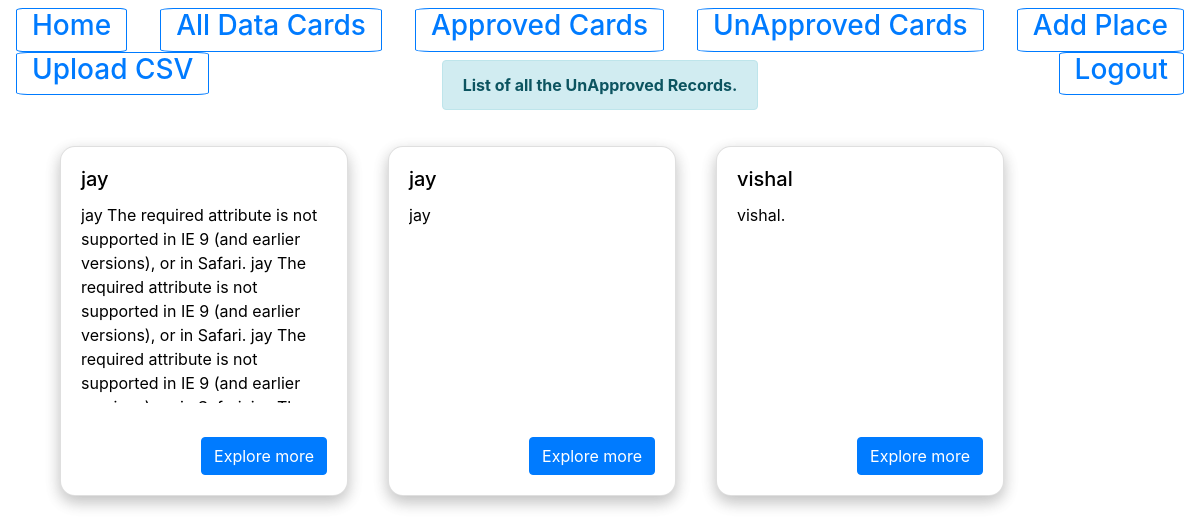
/UnApprovedlist/ (signed in), run on the app's committed database.
### myapp/models.py (models this page shows, shortened)
class myapp(models.Model):
    title = models.CharField(max_length=100,default=' ')
    description = models.CharField(max_length=100000,default=' ')
    longitude=models.CharField(max_length=1000,default=0)
    latitude=models.CharField(max_length=1000,default=0)
    placetitle=models.CharField(max_length=100000,default= ' ',blank = True)
    placetitle2=models.CharField(max_length=100000,default=' ',blank = True)
    placetitle3=models.CharField(max_length=100000,default=' ',blank = True)
    placetitle4=models.CharField(max_length=100000,default=' ',blank = True)
    placevalue=models.CharField(max_length=100000,default=' ',blank = True)
    placevalue2=models.CharField(max_length=100000,default=' ',blank = True)
    placevalue3=models.CharField(max_length=100000,default=' ',blank = True)
    placevalue4=models.CharField(max_length=100000,default=' ',blank = True)
    class Meta:
        db_table = 'placeDb'

### myapp/views.py (the view)
# urls.py: path('UnApprovedlist/',views.UnApprovedlist,name='UnApprovedlist'),
def UnApprovedlist(request):
    if request.user.is_authenticated:
        imgData = imageLoc.objects.filter(status = "UnApproved")         #collecting all unapproved images
        vdoData = VideoLoc.objects.filter(status = "UnApproved")         ##collecting all unapproved videos
        desData=Description.objects.filter(status=0)
        place_ids = list(set(int(entry.place_id) for entry in imgData))         #making a set of ids of these unapproved images
        place_ids_1 = list(set(int(entry.place_id) for entry in vdoData))       #making a set of ids of these unapproved video
        place_ids_2=list(set(int(entry.place_id) for entry in desData))
        total_place_ids = list(set(place_ids + place_ids_1 + place_ids_2))                    #making set of all these images and video ids
        results = []
        for idx in total_place_ids:
            try:
                results.append(myapp.objects.get(id=idx))                        # storing data of all the unapproved ids
            except:
                continue
        message = "List of all the UnApproved Records."
        return render(request,"SelcetedList.html",{"results":results,"message":message})       #rendering the results in selectedlist.html with a message
    else:
        form = LoginForm()                         #login form
        message = "Please Login for Moving Further"
        return render(request,'registration/login.html',{"form":form,"message" : message})     # rendering login page

### myapp/templates/SelcetedList.html (shortened to what this page needs)
<!DOCTYPE html>
<html lang="en">
<head>
    <link rel="stylesheet" href="https://stackpath.bootstrapcdn.com/bootstrap/4.1.3/css/bootstrap.min.css"
>
</head>
<body class="">
        <div class=""  style="background-color:#ffffff;">
                <nav class="navbar navbar-dark bg-transparent" style="height:60px;">
                    <a class="" href="/" style="border: 2px;">
                        <button class="btn btn-sm btn-outline-primary admin-header-button"
                        style="border-radius: 6%; padding: 0 15px;"
                            type="submit">
                            <h3>Home</h3>
                        </button></a>
                    <a class="" href="/AllDatalist/" style="border: 2px;">
                        <button class="btn btn-sm btn-outline-primary"
                        style="border-radius: 6%; padding: 0 15px;"
                        type="submit">
                            <h3>All Data Cards</h3>
                        </button></a>
                    <a class="" href="/Approvedlist/" style="border: 2px;">
                        <button class="btn btn-sm btn-outline-primary"
                        style="border-radius: 6%; padding: 0 15px;"
                            type="submit">
                            <h3>Approved Cards</h3>
                        </button></a>
                    <a class="" href="/UnApprovedlist/" style="border: 2px;">
                        <button
                        style="border-radius: 6%; padding: 0 15px;"
                            class="btn btn-sm btn-outline-primary" type="submit">
                            <h3>UnApproved Cards</h3>
                        </button></a>
                    <a class="" href="/adminpanel/0/" style="border: 2px;">
                        <button class="btn btn-sm btn-outline-primary"
                        style="border-radius: 6%; padding: 0 15px;"
                        type="submit">
                            <h3>Add Place</h3>
                        </button></a>
                    <a class="" href="/csvUpload/" style="border: 2px;">
                        <button class="btn btn-sm btn-outline-primary"
                        style="border-radius: 6%; padding: 0 15px;"
                            type="submit">
                            <h3>Upload CSV</h3>
                        </button></a>
                    <a class="" href="/admin/logout/" style="border: 2px;">
                        <button class="btn btn-sm btn-outline-primary"
                        style="border-radius: 6%; padding: 0 15px;"
                            type="submit">
                            <h3>Logout</h3>
                        </button></a>
                </nav>
                <div class="alert alert-info container" style="text-align: center;width: max-content;height: max-content;">
                    <strong>{{ message }}</strong>
                </div>
            </div>
    <div class="row">
        <div class="col-12" style="width:100%;color: black;text-align: left;">
            <ul id='search-results'>
                {% for result in results %}
                <div class="" style="padding: 20px; float: left; ">
                    <div class="card" style="width: 18rem;min-height: 350px;border-radius: 15px!important;
                    border-top-left-radius: 15px !important;
                    border-top-right-radius: 15px !important;
                    border-bottom-right-radius: 15px !important;
                    border-bottom-left-radius: 15px !important;
                    box-shadow: 0 6px 16px 0 rgba(0,0,0,.15),0 6px 16px 0 rgba(0,0,0,.12)!important;">
                        <div class="card-body"
                            style="height: 100%;">
                            <h5 class="card-title">{{ result.title }}</h5>
                            <p class="card-text" style="height: 200px;overflow-x: auto;">{{ result.description }}</p>
                            <div class="" style="position: absolute;right: 20px;bottom: 20px;">
                                <a href="{{ result.id }}/" class="btn btn-primary">Explore more</a>
                            </div>
                        </div>
                    </div>
                </div>
                {% endfor %}
            </ul>
        </div>
    </div>
</body>
</html>

### data on the page
myapp: title "jay", description "jay The required attribute is not supported in IE 9 (and earlier versions), or in Safari. jay The required attribute is not supported in IE 9 (and earlier versions), or in Safari. jay The required attribute is not supported in IE 9 (and earlier…"
myapp: title "jay", description "jay"
myapp: title "vishal", description "vishal."

### other printed values
{{ message }} "List of all the UnApproved Records."
